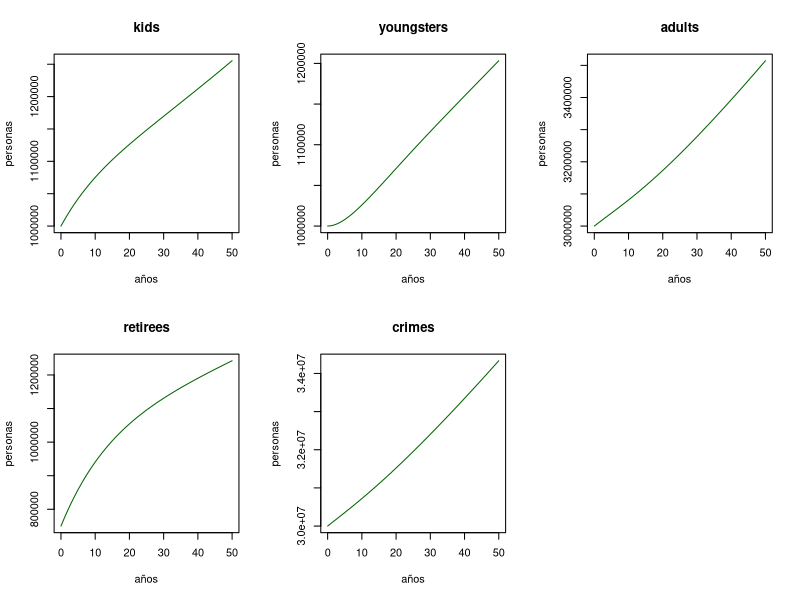
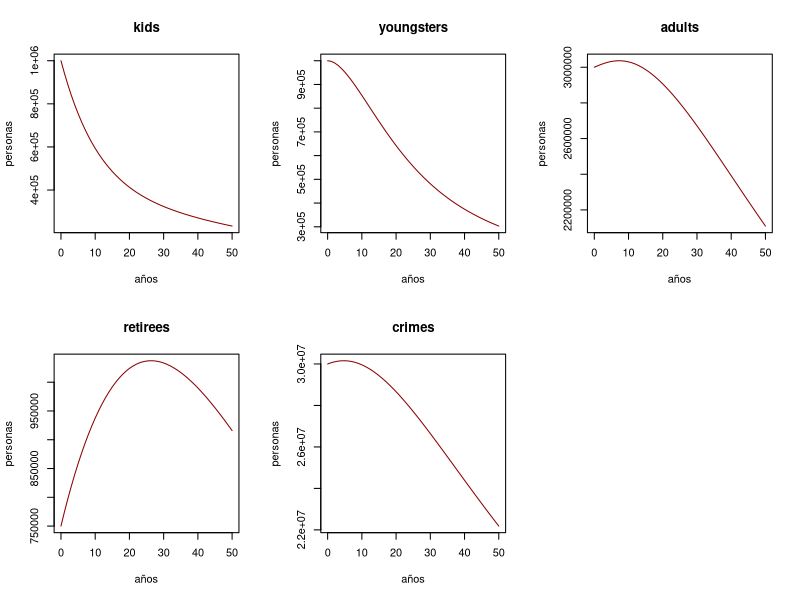
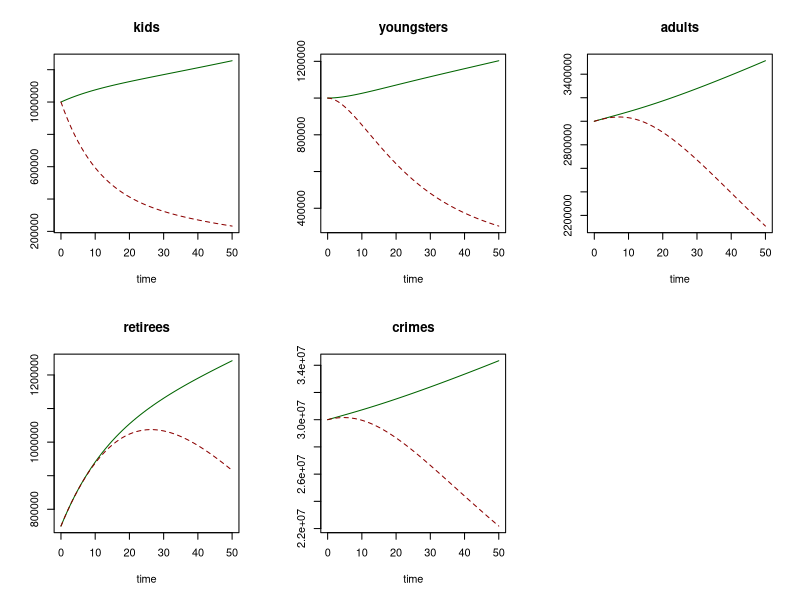
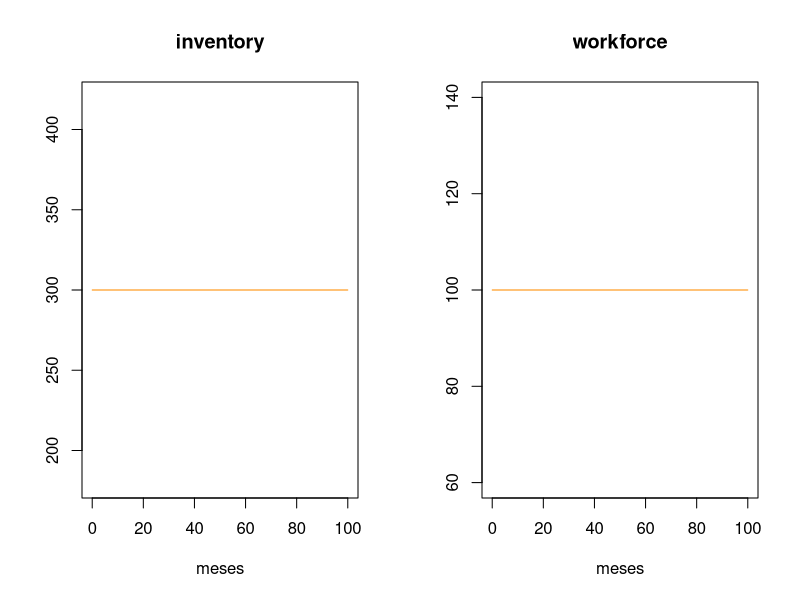
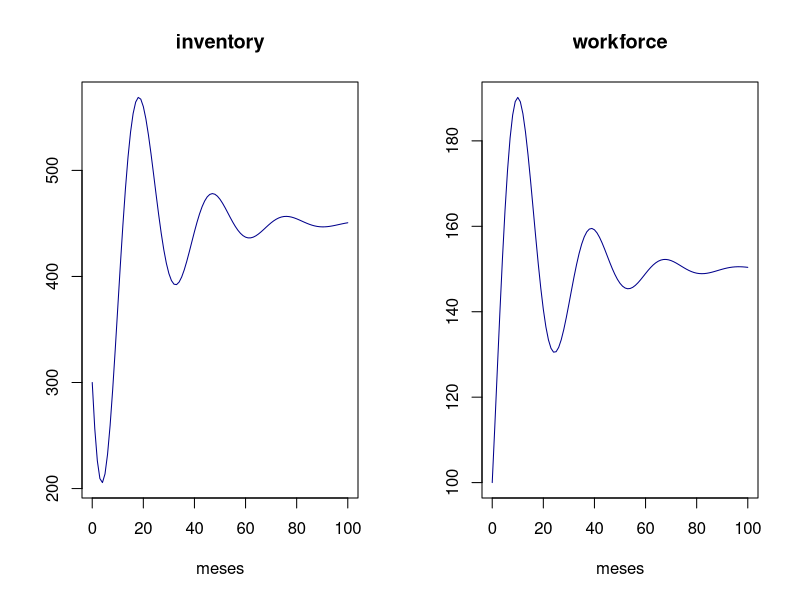
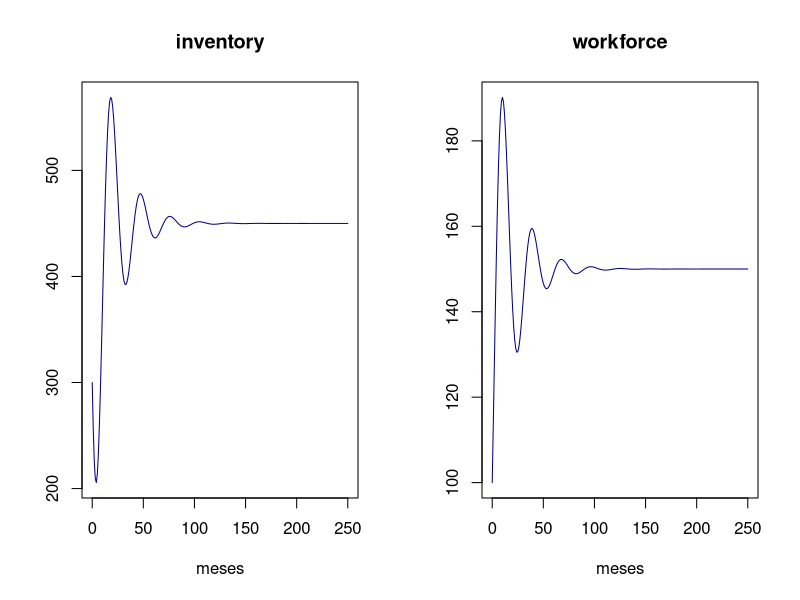
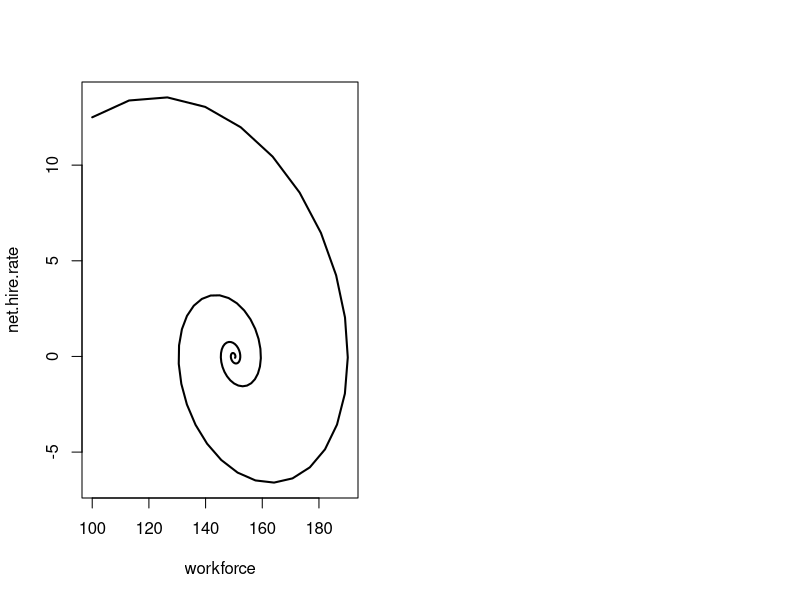
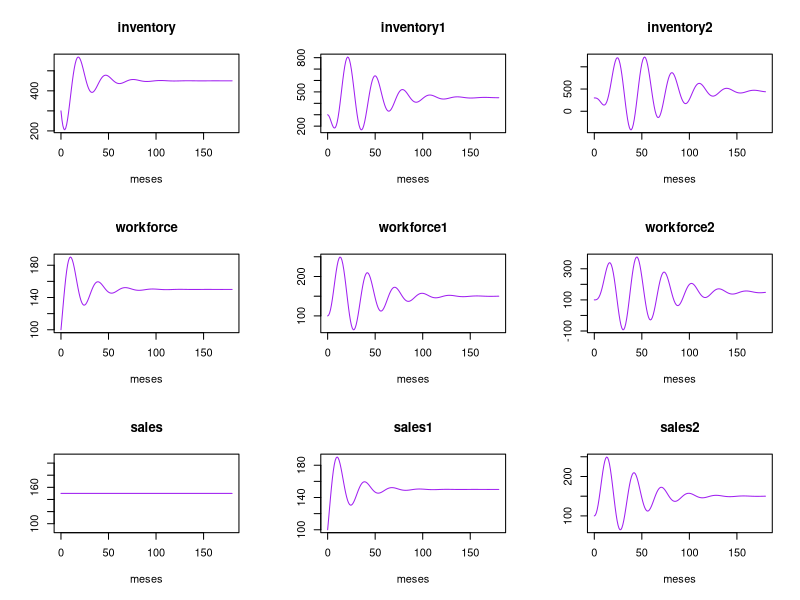

Generate these figures, in order, with R:
## ---- chunk 1
knitr::opts_chunk$set(echo = TRUE)
## ---- chunk 2
library("deSolve")

crimes.and.family <- function(t, state, parameters) {
  with(as.list(c(state,parameters)), {
     
    #Vairables Auxiliares Endógenas
     criminal.kids<-kids*percentage.of.kids.with.criminal.behavior
     criminal.youngsters<-youngsters*percentage.of.youngsters.with.criminal.behavior
     criminal.adults<-adults*percentage.of.adults.with.criminal.behavior
     criminal.retirees<-retirees*percentage.of.retirees.with.criminal.behavior
     crimes<-crime.by.others + criminal.kids*criminal.acts.per.criminal.kid + criminal.youngsters*criminal.acts.per.criminal.youngster + criminal.adults*criminal.acts.per.criminal.adult + criminal.retirees*criminal.acts.per.criminal.retiree
     
     #Vairables de flujo
     deaths<-retirees/average.time.as.retiree
     adults.to.retirees<-adults/average.time.as.adult
     youngsters.to.adults<-youngsters/average.time.as.youngster
     kids.to.youngsters<-kids/average.time.as.kid
     births<-successful.voluntary.family.planning.measures*(adults*fertility.rate.of.adults + youngsters*fertility.rate.of.youngsters)
     
     #Variables de Estado
     dkids<-births-kids.to.youngsters
     dyoungsters<-kids.to.youngsters-youngsters.to.adults
     dadults<-youngsters.to.adults-adults.to.retirees
     dretirees<-adults.to.retirees-deaths
     list(c(dkids,dyoungsters,dadults,dretirees),
          crimes=crimes)
  })
}

    parameters<-c(successful.voluntary.family.planning.measures= 1, # 1 no existe planificación familiar y 0 es donde las parejas dejan de tener hijos
                  fertility.rate.of.adults=.03, #sin dimensión
                  fertility.rate.of.youngsters=.003, #sin dimensión
                  crime.by.others=6000000, #crimenes por año
                  criminal.acts.per.criminal.kid= 2,   #crimenes por año
                  criminal.acts.per.criminal.youngster= 4, #crimenes por año
                  criminal.acts.per.criminal.adult= 12, #crimenes por año
                  criminal.acts.per.criminal.retiree= 4, #crimenes por año
                  average.time.as.retiree= 15, #años
                  average.time.as.adult= 40, #años
                  average.time.as.youngster= 12, #años
                  average.time.as.kid= 12, #añoss
                  percentage.of.kids.with.criminal.behavior= .05, 
                  percentage.of.youngsters.with.criminal.behavior= .5,
                  percentage.of.adults.with.criminal.behavior= .6,
                  percentage.of.retirees.with.criminal.behavior= .1
                )
                InitialConditions1 <- c(kids= 1000000,   #personas
                                      youngsters= 1000000, #personas
                                      adults= 3000000, #personas
                                      retirees= 750000) #personas
  
                ini.time<-0 #años
                end.time<-50 # años
                time.step<-1 # años
                tiempo <- seq(ini.time,
                            end.time,
                            time.step)
  
                intg.method<-c("rk4")
                out <- ode(y = InitialConditions1,
                           times = tiempo,
                           func = crimes.and.family,
                           parms = parameters,
                           method =intg.method )
                plot(out, xlab = "años", ylab =c("personas"), col = c("darkgreen"))
## ---- chunk 3

    parameters2<-c(successful.voluntary.family.planning.measures=.25, 
                  fertility.rate.of.adults=.03, 
                  fertility.rate.of.youngsters=.003, 
                  crime.by.others=6000000, #crimenes por año
                  criminal.acts.per.criminal.kid= 2,   #crimenes por año
                  criminal.acts.per.criminal.youngster= 4, #crimenes por año
                  criminal.acts.per.criminal.adult= 12, #crimenes por año
                  criminal.acts.per.criminal.retiree= 4, #crimenes por año
                  average.time.as.retiree= 15, #años
                  average.time.as.adult= 40, #años
                  average.time.as.youngster= 12, #años
                  average.time.as.kid= 12, #años
                  percentage.of.kids.with.criminal.behavior= .05, 
                  percentage.of.youngsters.with.criminal.behavior= .5,
                  percentage.of.adults.with.criminal.behavior= .6,
                  percentage.of.retirees.with.criminal.behavior= .1
                )
                InitialConditions2 <- c(kids= 1000000,   #personas
                                      youngsters= 1000000, #personas
                                      adults= 3000000, #personas
                                      retirees= 750000) #personas
  
                ini.time<-0 #años
                end.time<-50 #años
                time.step<-1 #años
                times <- seq(ini.time,
                            end.time,
                            time.step)
  
                intg.method<-c("rk4")
                out2 <- ode(y = InitialConditions2,
                           times = times,
                           func = crimes.and.family,
                           parms = parameters2,
                           method =intg.method )
                           plot(out2, xlab = "años", ylab =c("personas"), col = c("darkred"))
## ---- chunk 4

plot(out, out2, col = c("darkgreen", "darkred"))
## ---- chunk 5
library("deSolve")

sports.cars <- function(t, state, parameters) {
  with(as.list(c(state,parameters)), {
     
    #Variable endógena auxiliar 
     target.inventory<-sales*inventory.coverage
     inventory.correction<-(target.inventory-inventory)/time.to.correct.inventory
     target.production<-sales+inventory.correction
     target.workforce<-target.production/productivity.of.average.worker
     
     #Variable de Flujo
     production<-workforce*productivity.of.average.worker
     net.hire.rate<-(target.workforce-workforce)/time.to.adjust.workforce
     
     #Variable de Estado
      dinventory<-production-sales
      dworkforce<-net.hire.rate
     list(c(dinventory,dworkforce))
  })
}

    parameters3<-c(sales=100, #coches por mes
                  productivity.of.average.worker= 1, #coches por mes por persona
                  inventory.coverage= 3, #meses
                  time.to.correct.inventory= 2, #meses
                  time.to.adjust.workforce= 10 #meses
                )
                InitialConditions3 <- c(inventory= 300, #coches
                                       workforce= 100) #personas
  
                ini.time<-0 #meses
                end.time<-100 #meses
                time.step<-1 #meses
                times3 <- seq(ini.time,
                            end.time,
                            time.step)
  
                intg.method<-c("rk4")
                out <- ode(y = InitialConditions3,
                           times = times3,
                           func = sports.cars,
                           parms = parameters3,
                           method =intg.method )
                           plot(out,
                                xlab = "meses",
                                ylab =c(""), col=c("darkorange"))
## ---- chunk 6

    parameters4<-c(sales=150, #coches por mes
                  productivity.of.average.worker= 1, #coches por mes por persona
                  inventory.coverage= 3, #meses
                  time.to.correct.inventory= 2, #meses
                  time.to.adjust.workforce= 10 #meses
                )
                InitialConditions4 <- c(inventory= 300, #coches
                                       workforce= 100) #personas
  
                ini.time<-0 #meses
                end.time<-100 #meses
                time.step<-1 #meses
                times4 <- seq(ini.time,
                            end.time,
                            time.step)
  
                intg.method<-c("rk4")
                out <- ode(y = InitialConditions4,
                           times = times4,
                           func = sports.cars,
                           parms = parameters4,
                           method =intg.method )
                           plot(out,
                                xlab = "meses",
                                ylab =c(""), col=c("darkblue"))
## ---- chunk 7
parameters4<-c(sales=150, #coches por mes
                  productivity.of.average.worker= 1, #coches por mes por persona
                  inventory.coverage= 3, #meses
                  time.to.correct.inventory= 2, #meses
                  time.to.adjust.workforce= 10 #meses
                )
                InitialConditions4 <- c(inventory= 300, #coches
                                       workforce= 100) #personas
  
                ini.time<-0 #meses
                end.time<-250 #meses
                time.step<-1 #meses
                times4 <- seq(ini.time,
                            end.time,
                            time.step)
  
                intg.method<-c("rk4")
                out <- ode(y = InitialConditions4,
                           times = times4,
                           func = sports.cars,
                           parms = parameters4,
                           method =intg.method )
                           plot(out,
                                xlab = "meses",
                                ylab =c(""), col=c("darkblue"))
## ---- chunk 8
sports.cars <- function(t, state, parameters) {
  with(as.list(c(state,parameters)), {
     
    #Variables endógenas auxiliares
     target.inventory<-sales*inventory.coverage
     inventory.correction<-(target.inventory-inventory)/time.to.correct.inventory
     target.production<-sales+inventory.correction
     target.workforce<-target.production/productivity.of.average.worker
     
     #Variables de flujo
     production<-workforce*productivity.of.average.worker
     net.hire.rate<-(target.workforce-workforce)/time.to.adjust.workforce
     
     #Variables de Estado
      dinventory<-production-sales
      dworkforce<-net.hire.rate
     list(c(dinventory,dworkforce), sales=sales, net.hire.rate=net.hire.rate)
  })
}

parameters5<-c(sales=150, #coches por mes
                  productivity.of.average.worker= 1, #coches por mes por persona
                  inventory.coverage= 3, #meses
                  time.to.correct.inventory= 2, #meses
                  time.to.adjust.workforce= 10 #meses
                )
InitialConditions5 <- c(inventory= 300, #coches
                        workforce= 100) #personas

ini.time<-0 #meses
end.time<-100 #meses
time.step<-1 #meses
times5 <- seq(ini.time,
            end.time,
            time.step)
  
intg.method<-c("rk4")

out5 <- ode(y = InitialConditions5,
           times = times5,
           func = sports.cars,
           parms = parameters5,
           method =intg.method )

plot(out5[,"workforce"], out5[,"net.hire.rate"], xlab="workforce", ylab = "net.hire.rate", type = "l", lwd = 2)
## ---- chunk 9
library("deSolve")

sports.cars.supply.chain <- function(t, state, parameters) {
  with(as.list(c(state,parameters)), {
    
     #Variable endógena auxiliar de la ensambladora
     target.inventory<-sales*inventory.coverage
     inventory.correction<-(target.inventory-inventory)/time.to.correct.inventory
     target.production<-sales+inventory.correction
     target.workforce<-target.production/productivity.of.average.worker
    
      #Variable de flujo de la ensambladora
     production<-workforce*productivity.of.average.worker
     net.hire.rate<-(target.workforce-workforce)/time.to.adjust.workforce
     
     #Variable de Estado de la ensambladora
      dinventory<-production-sales
      dworkforce<-net.hire.rate

     #Variables endógenas auxiliares del proveedor Tier 1 
     target.inventory1<-production*inventory.coverage
     inventory.correction1<-(target.inventory1-inventory1)/time.to.correct.inventory
     target.production1<-production+inventory.correction1
     target.workforce1<-target.production1/productivity.of.average.worker
     sales1<-production
     
     #Variables de flujo del proveedor Tier 1
     production1<-workforce1*productivity.of.average.worker
     net.hire.rate1<-(target.workforce1-workforce1)/time.to.adjust.workforce
     
     #Variables de estado del proveedor Tier 1
      dinventory1<-production1-production
      dworkforce1<-net.hire.rate1
      
     #Variables endógenas auxiliares del proveedor Tier 2 
      
     target.inventory2<-production1*inventory.coverage
     inventory.correction2<-(target.inventory2-inventory2)/time.to.correct.inventory
     target.production2<-production1+inventory.correction2
     target.workforce2<-target.production2/productivity.of.average.worker
     sales2<-production1
     
     #Variables de flujo del proveedor Tier 2
     production2<-workforce2*productivity.of.average.worker
     net.hire.rate2<-(target.workforce2-workforce2)/time.to.adjust.workforce
     
     #Variables de estado del proveedor Tier 2
      dinventory2<-production2-production1
      dworkforce2<-net.hire.rate2
      
     list(c(dinventory, dinventory1, dinventory2, dworkforce, dworkforce1, dworkforce2), sales=sales, sales1=sales1, sales2=sales2)
  })
}

    parameters6<-c(sales=150, #coches por mes
                  productivity.of.average.worker= 1, #coches por mes por persona
                  inventory.coverage= 3, #meses
                  time.to.correct.inventory= 2, #meses
                  time.to.adjust.workforce= 10 #meses
                )
                InitialConditions6 <- c(inventory= 300, #coches
                                       inventory1= 300, #coches
                                       inventory2= 300, #coches
                                       workforce= 100, #personas
                                       workforce1= 100, #personas
                                       workforce2= 100) #personas
  
                ini.time<-0 #meses
                end.time<-180 #meses
                time.step<-1 #meses
                times6 <- seq(ini.time,
                            end.time,
                            time.step)
  
                intg.method<-c("rk4")
                out6 <- ode(y = InitialConditions6,
                           times = times6,
                           func = sports.cars.supply.chain,
                           parms = parameters6,
                           method =intg.method )
                           plot(out6,
                                xlab = "meses",
                                ylab =c(""),col=c("purple"))
## ---- chunk 10


    parameters7<-c(sales=150, #coches por mes
                  productivity.of.average.worker=2, #coches por mes por persona (ajuste de la política)
                  inventory.coverage= 3, #meses
                  time.to.correct.inventory= 2, #meses
                  time.to.adjust.workforce= 3 #meses (ajuste)
                )
                InitialConditions7 <- c(inventory= 300, #coches
                                       inventory1= 300, #coches
                                       inventory2= 300, #coches
                                       workforce= 100, #personas
                                       workforce1= 100, #personas
                                       workforce2= 100) #personas
  
                ini.time<-0 #meses
                end.time<-60 #meses
                time.step<-1 #meses
                times7 <- seq(ini.time,
                            end.time,
                            time.step)
  
                intg.method<-c("rk4")
                out <- ode(y = InitialConditions7,
                           times = times7,
                           func = sports.cars.supply.chain,
                           parms = parameters7,
                           method =intg.method )
                           plot(out,
                                xlab = "meses",
                                ylab =c(""))
